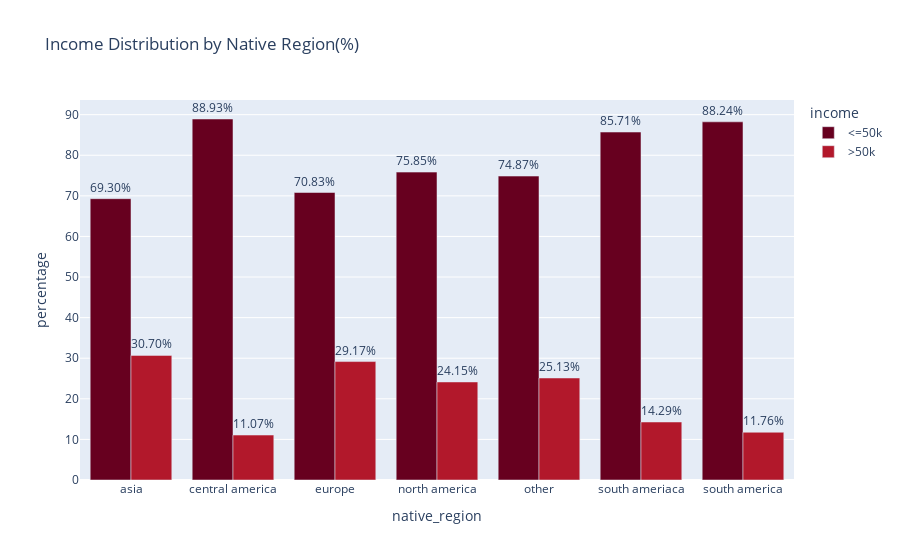

Write notebook code for a chart like this one.
### Code cell
fig= px.bar(
    adult_df_income_native_region,
    x = 'native_region',
    y = 'percentage',
    color= 'income',
    title='Income Distribution by Native Region(%)',
    barmode = 'group',
    height=400,
    text= 'percentage',
    color_discrete_sequence=px.colors.sequential.RdBu,
)
fig.update_traces(texttemplate='%{text:.2f}%')
fig.update_traces(textposition='outside')
fig.show()
fig.write_image(os.path.join(results_dir,'income_distribution_Native_region_chart.jpg'))
fig.write_image(os.path.join(results_dir,'income_distribution_Native_region_chart.png'))
fig.write_html(os.path.join(results_dir,'income_distribution_Native_region_chart.html'))

### Figure 1 — Plotly figure (JSON) as saved in the notebook; plotly's stock layout.template omitted (floating-point values rounded to 4 significant figures)
{"data": [{"alignmentgroup": "True", "hovertemplate": "income=<=50k<br>native_region=%{x}<br>percentage=%{text}<extra></extra>", "legendgroup": "<=50k", "marker": {"color": "rgb(103,0,31)", "pattern": {"shape": ""}}, "name": "<=50k", "offsetgroup": "<=50k", "orientation": "v", "showlegend": true, "text": [69.3, 88.93, 70.83, 75.85, 74.87, 85.71, 88.24], "textposition": "outside", "texttemplate": "%{text:.2f}%", "type": "bar", "x": ["asia", "central america", "europe", "north america", "other", "south ameriaca", "south america"], "xaxis": "x", "y": [69.3, 88.93, 70.83, 75.85, 74.87, 85.71, 88.24], "yaxis": "y"}, {"alignmentgroup": "True", "hovertemplate": "income=>50k<br>native_region=%{x}<br>percentage=%{text}<extra></extra>", "legendgroup": ">50k", "marker": {"color": "rgb(178,24,43)", "pattern": {"shape": ""}}, "name": ">50k", "offsetgroup": ">50k", "orientation": "v", "showlegend": true, "text": [30.7, 11.07, 29.17, 24.15, 25.13, 14.29, 11.76], "textposition": "outside", "texttemplate": "%{text:.2f}%", "type": "bar", "x": ["asia", "central america", "europe", "north america", "other", "south ameriaca", "south america"], "xaxis": "x", "y": [30.7, 11.07, 29.17, 24.15, 25.13, 14.29, 11.76], "yaxis": "y"}], "layout": {"autosize": true, "barmode": "group", "legend": {"title": {"text": "income"}, "tracegroupgap": 0}, "title": {"text": "Income Distribution by Native Region(%)"}, "xaxis": {"anchor": "y", "autorange": true, "domain": [0, 1], "range": [-0.5, 6.5], "title": {"text": "native_region"}, "type": "category"}, "yaxis": {"anchor": "x", "autorange": true, "domain": [0, 1], "range": [0, 93.61], "title": {"text": "percentage"}, "type": "linear"}}}
